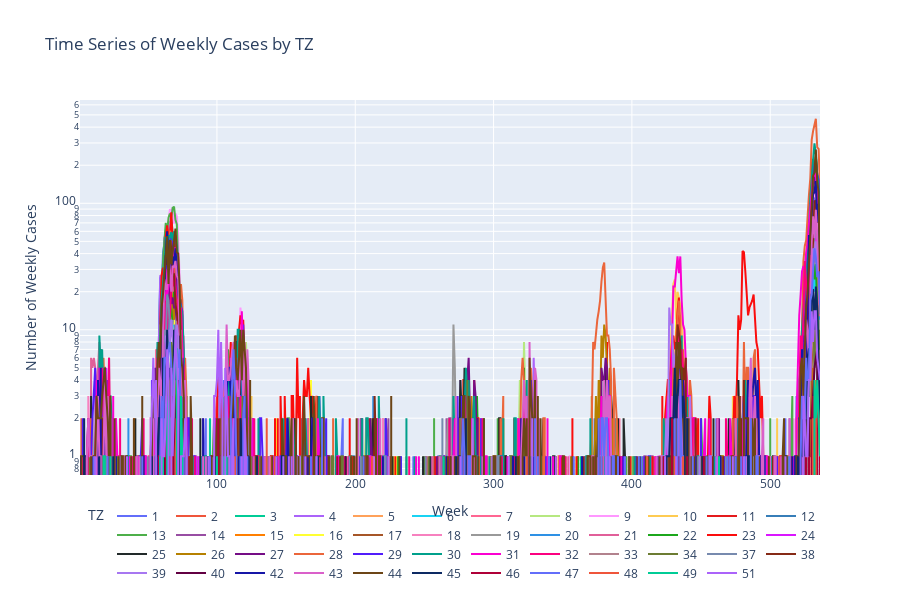

Notebook code cell kept with this figure:
### Code cell
zt_colors = {}
colors = px.colors.qualitative.Plotly + px.colors.qualitative.Set1 + px.colors.qualitative.Dark24
for i, zt in enumerate(cases.columns):
    zt_colors[zt] = colors[i % len(colors)] 

fig = go.Figure()

# Adding the Time Series
for zt in cases.columns:
    fig.add_trace(go.Scatter(x=cases.index, y=cases[zt], mode='lines', name=zt, line=dict(color=zt_colors[zt])))

fig.update_layout(
    title='Time Series of Weekly Cases by TZ',
    xaxis_title='Week',
    yaxis_title='Number of Weekly Cases',
    legend_title='TZ',
    legend=dict(
        orientation='h',
        yanchor='bottom',
        y=-0.3, 
        xanchor='right',
        x=1
    ),
    height=600
)

fig.update_yaxes(type='log')
fig.show()

### Figure 1 — Plotly figure (JSON) as saved in the notebook; plotly's stock layout.template omitted (floating-point values rounded to 4 significant figures; data arrays with more than 128 entries replaced by an {"elided": "..."} marker saying what was removed)
{"data": [{"line": {"color": "#636EFA"}, "mode": "lines", "name": "1", "type": "scatter", "x": {"elided": "536 int values"}, "y": {"elided": "536 int values"}}, {"line": {"color": "#EF553B"}, "mode": "lines", "name": "2", "type": "scatter", "x": {"elided": "536 int values"}, "y": {"elided": "536 int values"}}, {"line": {"color": "#00CC96"}, "mode": "lines", "name": "3", "type": "scatter", "x": {"elided": "536 int values"}, "y": {"elided": "536 int values"}}, {"line": {"color": "#AB63FA"}, "mode": "lines", "name": "4", "type": "scatter", "x": {"elided": "536 int values"}, "y": {"elided": "536 int values"}}, {"line": {"color": "#FFA15A"}, "mode": "lines", "name": "5", "type": "scatter", "x": {"elided": "536 int values"}, "y": {"elided": "536 int values"}}, {"line": {"color": "#19D3F3"}, "mode": "lines", "name": "6", "type": "scatter", "x": {"elided": "536 int values"}, "y": {"elided": "536 int values"}}, {"line": {"color": "#FF6692"}, "mode": "lines", "name": "7", "type": "scatter", "x": {"elided": "536 int values"}, "y": {"elided": "536 int values"}}, {"line": {"color": "#B6E880"}, "mode": "lines", "name": "8", "type": "scatter", "x": {"elided": "536 int values"}, "y": {"elided": "536 int values"}}, {"line": {"color": "#FF97FF"}, "mode": "lines", "name": "9", "type": "scatter", "x": {"elided": "536 int values"}, "y": {"elided": "536 int values"}}, {"line": {"color": "#FECB52"}, "mode": "lines", "name": "10", "type": "scatter", "x": {"elided": "536 int values"}, "y": {"elided": "536 int values"}}, {"line": {"color": "rgb(228,26,28)"}, "mode": "lines", "name": "11", "type": "scatter", "x": {"elided": "536 int values"}, "y": {"elided": "536 int values"}}, {"line": {"color": "rgb(55,126,184)"}, "mode": "lines", "name": "12", "type": "scatter", "x": {"elided": "536 int values"}, "y": {"elided": "536 int values"}}, {"line": {"color": "rgb(77,175,74)"}, "mode": "lines", "name": "13", "type": "scatter", "x": {"elided": "536 int values"}, "y": {"elided": "536 int values"}}, {"line": {"color": "rgb(152,78,163)"}, "mode": "lines", "name": "14", "type": "scatter", "x": {"elided": "536 int values"}, "y": {"elided": "536 int values"}}, {"line": {"color": "rgb(255,127,0)"}, "mode": "lines", "name": "15", "type": "scatter", "x": {"elided": "536 int values"}, "y": {"elided": "536 int values"}}, {"line": {"color": "rgb(255,255,51)"}, "mode": "lines", "name": "16", "type": "scatter", "x": {"elided": "536 int values"}, "y": {"elided": "536 int values"}}, {"line": {"color": "rgb(166,86,40)"}, "mode": "lines", "name": "17", "type": "scatter", "x": {"elided": "536 int values"}, "y": {"elided": "536 int values"}}, {"line": {"color": "rgb(247,129,191)"}, "mode": "lines", "name": "18", "type": "scatter", "x": {"elided": "536 int values"}, "y": {"elided": "536 int values"}}, {"line": {"color": "rgb(153,153,153)"}, "mode": "lines", "name": "19", "type": "scatter", "x": {"elided": "536 int values"}, "y": {"elided": "536 int values"}}, {"line": {"color": "#2E91E5"}, "mode": "lines", "name": "20", "type": "scatter", "x": {"elided": "536 int values"}, "y": {"elided": "536 int values"}}, {"line": {"color": "#E15F99"}, "mode": "lines", "name": "21", "type": "scatter", "x": {"elided": "536 int values"}, "y": {"elided": "536 int values"}}, {"line": {"color": "#1CA71C"}, "mode": "lines", "name": "22", "type": "scatter", "x": {"elided": "536 int values"}, "y": {"elided": "536 int values"}}, {"line": {"color": "#FB0D0D"}, "mode": "lines", "name": "23", "type": "scatter", "x": {"elided": "536 int values"}, "y": {"elided": "536 int values"}}, {"line": {"color": "#DA16FF"}, "mode": "lines", "name": "24", "type": "scatter", "x": {"elided": "536 int values"}, "y": {"elided": "536 int values"}}, {"line": {"color": "#222A2A"}, "mode": "lines", "name": "25", "type": "scatter", "x": {"elided": "536 int values"}, "y": {"elided": "536 int values"}}, {"line": {"color": "#B68100"}, "mode": "lines", "name": "26", "type": "scatter", "x": {"elided": "536 int values"}, "y": {"elided": "536 int values"}}, {"line": {"color": "#750D86"}, "mode": "lines", "name": "27", "type": "scatter", "x": {"elided": "536 int values"}, "y": {"elided": "536 int values"}}, {"line": {"color": "#EB663B"}, "mode": "lines", "name": "28", "type": "scatter", "x": {"elided": "536 int values"}, "y": {"elided": "536 int values"}}, {"line": {"color": "#511CFB"}, "mode": "lines", "name": "29", "type": "scatter", "x": {"elided": "536 int values"}, "y": {"elided": "536 int values"}}, {"line": {"color": "#00A08B"}, "mode": "lines", "name": "30", "type": "scatter", "x": {"elided": "536 int values"}, "y": {"elided": "536 int values"}}, {"line": {"color": "#FB00D1"}, "mode": "lines", "name": "31", "type": "scatter", "x": {"elided": "536 int values"}, "y": {"elided": "536 int values"}}, {"line": {"color": "#FC0080"}, "mode": "lines", "name": "32", "type": "scatter", "x": {"elided": "536 int values"}, "y": {"elided": "536 int values"}}, {"line": {"color": "#B2828D"}, "mode": "lines", "name": "33", "type": "scatter", "x": {"elided": "536 int values"}, "y": {"elided": "536 int values"}}, {"line": {"color": "#6C7C32"}, "mode": "lines", "name": "34", "type": "scatter", "x": {"elided": "536 int values"}, "y": {"elided": "536 int values"}}, {"line": {"color": "#778AAE"}, "mode": "lines", "name": "37", "type": "scatter", "x": {"elided": "536 int values"}, "y": {"elided": "536 int values"}}, {"line": {"color": "#862A16"}, "mode": "lines", "name": "38", "type": "scatter", "x": {"elided": "536 int values"}, "y": {"elided": "536 int values"}}, {"line": {"color": "#A777F1"}, "mode": "lines", "name": "39", "type": "scatter", "x": {"elided": "536 int values"}, "y": {"elided": "536 int values"}}, {"line": {"color": "#620042"}, "mode": "lines", "name": "40", "type": "scatter", "x": {"elided": "536 int values"}, "y": {"elided": "536 int values"}}, {"line": {"color": "#1616A7"}, "mode": "lines", "name": "42", "type": "scatter", "x": {"elided": "536 int values"}, "y": {"elided": "536 int values"}}, {"line": {"color": "#DA60CA"}, "mode": "lines", "name": "43", "type": "scatter", "x": {"elided": "536 int values"}, "y": {"elided": "536 int values"}}, {"line": {"color": "#6C4516"}, "mode": "lines", "name": "44", "type": "scatter", "x": {"elided": "536 int values"}, "y": {"elided": "536 int values"}}, {"line": {"color": "#0D2A63"}, "mode": "lines", "name": "45", "type": "scatter", "x": {"elided": "536 int values"}, "y": {"elided": "536 int values"}}, {"line": {"color": "#AF0038"}, "mode": "lines", "name": "46", "type": "scatter", "x": {"elided": "536 int values"}, "y": {"elided": "536 int values"}}, {"line": {"color": "#636EFA"}, "mode": "lines", "name": "47", "type": "scatter", "x": {"elided": "536 int values"}, "y": {"elided": "536 int values"}}, {"line": {"color": "#EF553B"}, "mode": "lines", "name": "48", "type": "scatter", "x": {"elided": "536 int values"}, "y": {"elided": "536 int values"}}, {"line": {"color": "#00CC96"}, "mode": "lines", "name": "49", "type": "scatter", "x": {"elided": "536 int values"}, "y": {"elided": "536 int values"}}, {"line": {"color": "#AB63FA"}, "mode": "lines", "name": "51", "type": "scatter", "x": {"elided": "536 int values"}, "y": {"elided": "536 int values"}}], "layout": {"height": 600, "legend": {"orientation": "h", "title": {"text": "TZ"}, "x": 1, "xanchor": "right", "y": -0.3, "yanchor": "bottom"}, "title": {"text": "Time Series of Weekly Cases by TZ"}, "xaxis": {"title": {"text": "Week"}}, "yaxis": {"title": {"text": "Number of Weekly Cases"}, "type": "log"}}}
